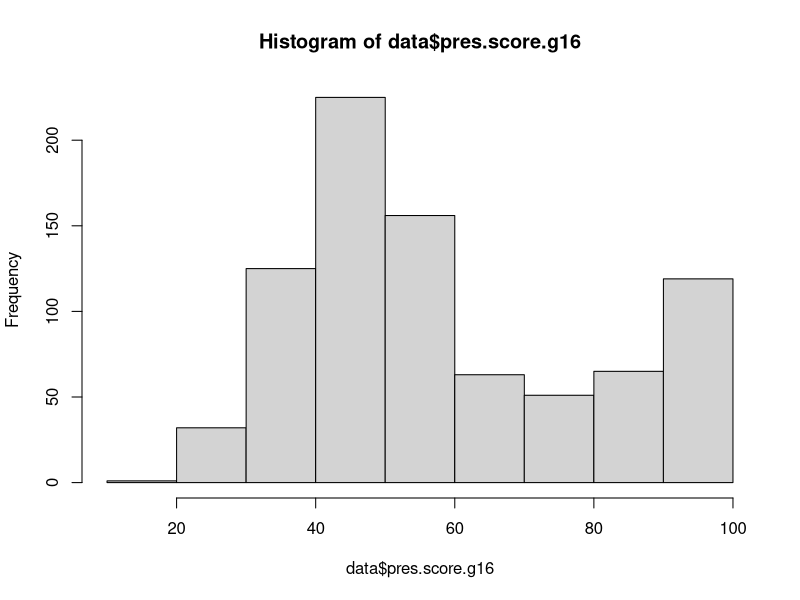
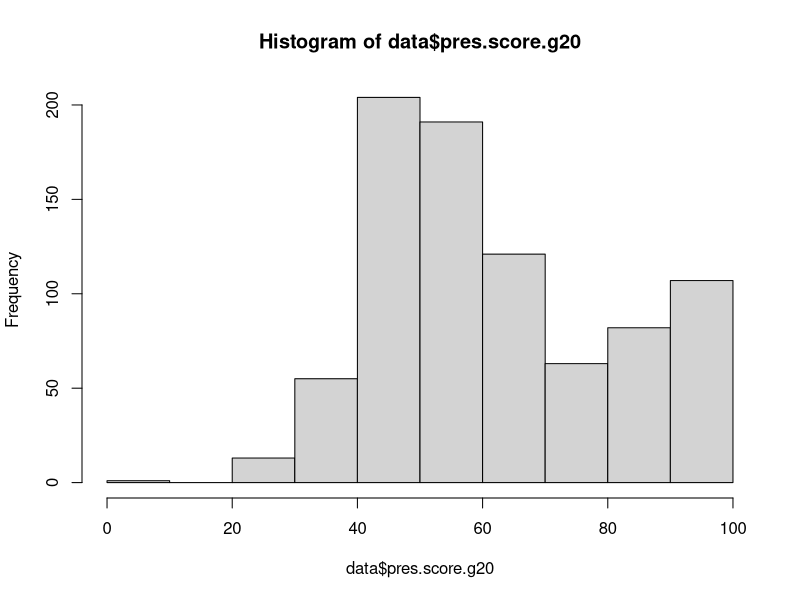
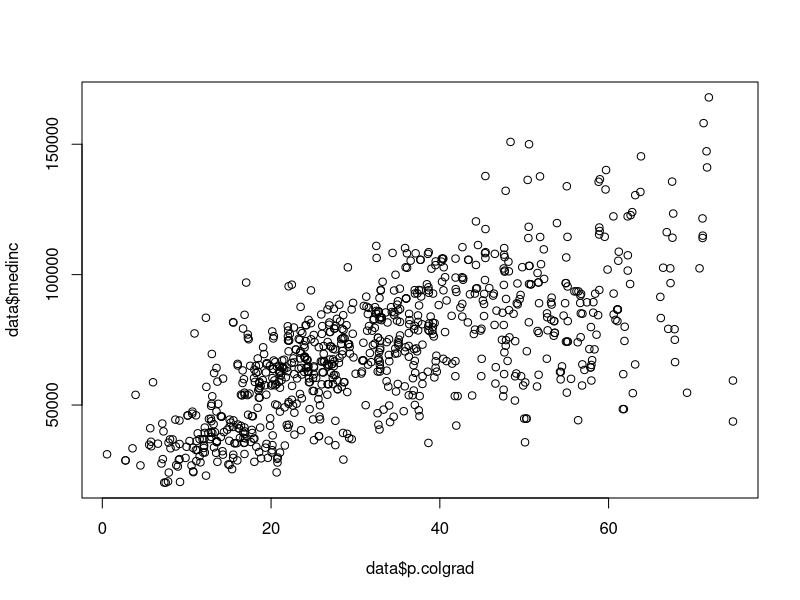
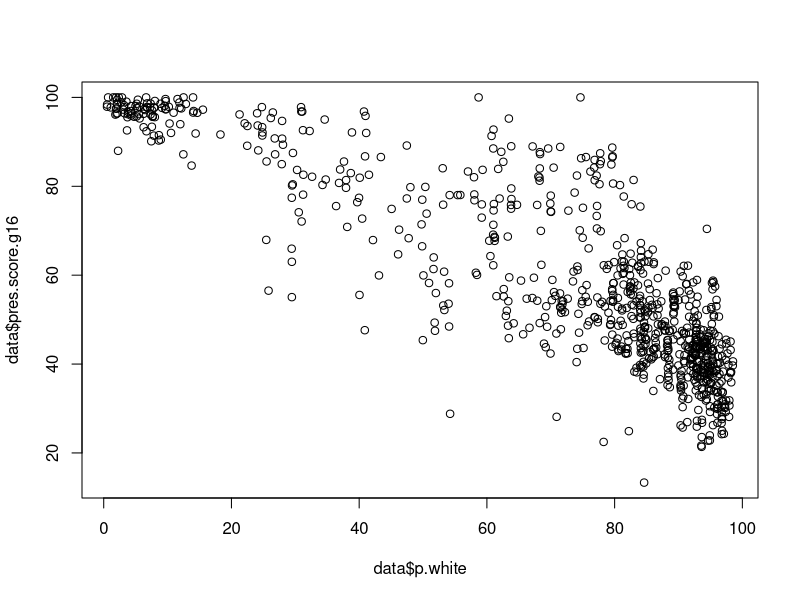
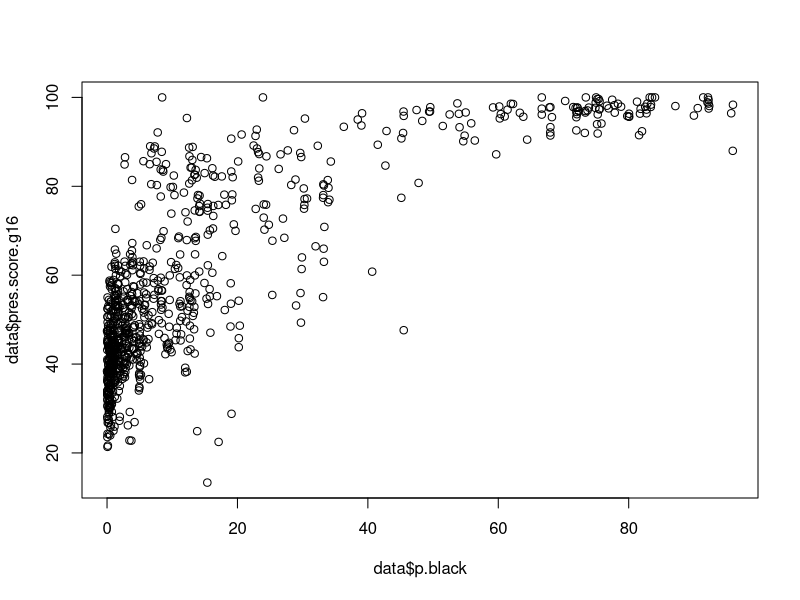
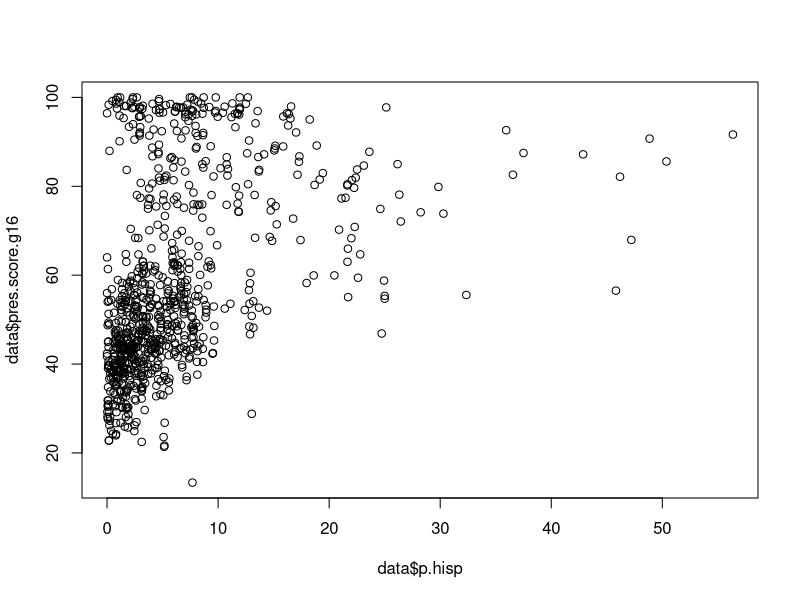
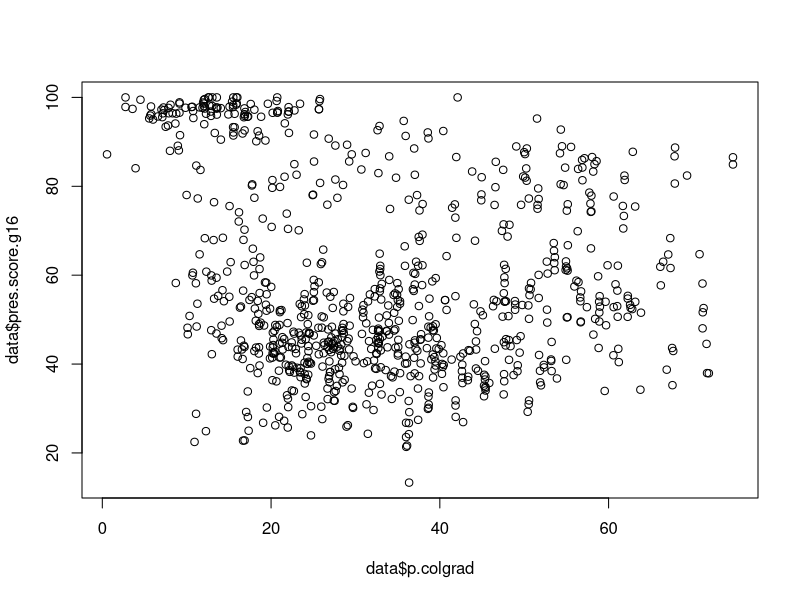
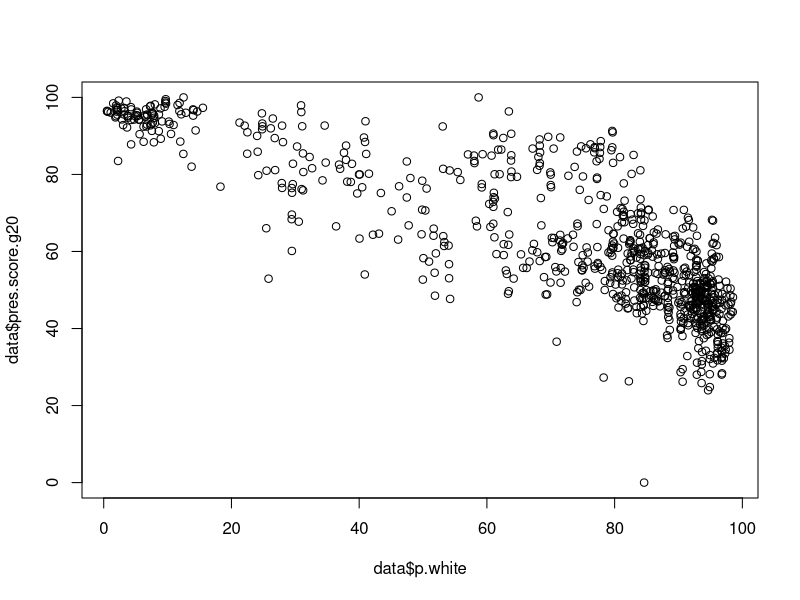

Source code (R) for these figures, in order:

### Introduction Things ###

# R Language website
# https://www.r-project.org/

# R Studio website
# https://posit.co/download/rstudio-desktop/

# Github
# https://github.com/krstout/R-Tutorial

# Walkthrough R Studio interface
# Console pane, environment pane, image pane, script, start new script

# Add ggplot example to end
# Where to get help for R


# "#" to comment in the code, R will not run lines with #

### Import Data ###

data <- read.csv("Erie_County_Election_Data.csv")
# Use full filepath to tell R where the data file is located
# For example: data <- read.csv("C:\\Users\\kevin\\Dropbox\\Data Projects\\R Tutorial\\Erie_County_Election_Data.csv")
# Need to add an extra "\" on Windows PC but not Macs
# "data" should appear in the "Environment" panel on the right
# Click on spreadsheet icon to bring up the data
# Click on arrow to show list of variables


### Overview of the data

summary(data)
# "summary" is a function called on the object data
# A function does some sort of action on an object

names(data)
# "names" gives a list of the variable names for the data


### Working with variables

table(data$town)
# "table" creates a table of specified variable "town"
# Use the "$" between name of the data and the variable

mean(data$total.pop)
# Get the average for total.pop

median(data$p.white)
# Median for percent white

min(data$p.colgrad)
# Minimum value in the data for percent college graduate

max(data$p.poverty)
# Maximum value in the data for percent in poverty

mean(data$pres.score.g16)
# Gives NA - which means there is missing data

summary(data$pres.score.g16)
# Summary shows 4 NA values in pres.score.g16

mean(data$pres.score.g16, na.rm = T)
# Use the argument "na.rm = T" to remove NA values

hist(data$pres.score.g16)
# Make a histogram of the pres.score.g16 variable

hist(data$pres.score.g20)
# Histogram for pres.score.g20 variable


### Creating New Objects and Variables

population.total <- sum(data$total.pop)
# "<-" is called "gets" and is used to create new objects

average.pres16 <- mean(data$pres.score.g16, na.rm = T)


# Create new variables

data$p.nonwhite <- 100 - data$p.white
# Create percent nonwhite variable 

summary(data$p.nonwhite)

data$p.graddeg <- (data$graddeg/data$edupop)*100
# Create percent with graduate degrees

summary(data$p.graddeg)

data$pres.shift <- data$pres.score.g20 - data$pres.score.g16
# Difference between 2020 and 2016 presidential vote share

summary(data$pres.shift)
# Click on spreadsheet and sort on shift to see which precinct was -50

summary(data$p.colgrad)
data$high.college <- ifelse(data$p.colgrad > 32.8, 1, 0)
# Use ifelse function to assign 1 to precincts where p.colgrad exceeds 32.8% and 0 to all others
table(data$high.college)

data$high.grad <- ifelse(data$p.graddeg > mean(data$p.graddeg), 1, 0)
# Use ifelse and mean(data$p.graddeg) to create new binary variable high.grad
table(data$high.grad)


# Create categorical variables

data$wealth[data$medinc >= 100000] <- "rich"
# New variable comes first
# Use square brackets and ">=" greater than or equal to sign to create category "rich"
# Note that rich is in quotes

data$wealth[data$medinc < 50000] <- "low"
# Square brackets and "<" less than sign

data$wealth[data$medinc >= 50000 & data$medinc < 100000] <- "middle"
# Middle income category uses two arguments separated by "&"

table(data$wealth)
table(data$wealth, data$high.college)


### Subset data

# Subset data - selecting only certain observations among the data

delaware <- data[data$town == "Buffalo Delaware",]
# Select only the observations from "Buffalo Delaware" in the "town" variable
# Note the comma before the closing square bracket
# Buff State is in precinct Del 21

mean(delaware$pres.score.g20)

highincome <- data[data$medinc > mean(data$medinc, na.rm = T),]
# Choose only the high income precincts

lowincome <- data[data$wealth == "low",]
highincome <- data[data$wealth == "rich",]
# Create low income and high income datasets

lowincome <- lowincome[!is.na(lowincome$precinct),]
highincome <- highincome[!is.na(highincome$precinct),]
# !is.na(lowincome$precinct) will remove observations where "precinct" is missing


### Correlations and Scatter Plots

cor(data$p.colgrad, data$medinc)
# Gives and error because data$medinc has missing values

?cor
# ? becore a command brings up the help page in the lower right panel

cor(data$p.colgrad, data$medinc, use = "complete.obs")
# Add the use = "complete.obs" argument to filter out NA and get answer

cor.test(data$p.colgrad, data$medinc)
# Read the output in the console to see the positive correlation is statistically significant

plot(data$p.colgrad, data$medinc)
# Get a simple scatter plot between p.colgrad on the x-axis and medinc on the y-axis

# Make some plots of variables and check out correlations
plot(data$p.white, data$pres.score.g16)
plot(data$p.black, data$pres.score.g16)
plot(data$p.hisp, data$pres.score.g16)
plot(data$p.colgrad, data$pres.score.g16)

plot(data$p.white, data$pres.score.g20)
plot(data$p.black, data$pres.score.g20)
plot(data$p.hisp, data$pres.score.g20)
plot(data$p.colgrad, data$pres.score.g20)

cor.test(data$p.hisp, data$pres.score.g16)
cor.test(data$p.hisp, data$pres.score.g20)
cor.test(data$p.colgrad, data$pres.score.g16)
cor.test(data$p.colgrad, data$pres.score.g20)

mean(lowincome$pres.score.g20, na.rm = T)
mean(highincome$pres.score.g20, na.rm = T)
# Find the means for pres.score.g20 for two different datasets

t.test(lowincome$pres.score.g20, highincome$pres.score.g20)
# Use a t.test to test if the difference between means is statistically significant


### Linear Regression Models

model1 <- lm(pres.score.g20 ~ pres.score.g16, data = data)
# lm is the command for linear model
# This is a bivariate model because one variable is regressed on one other variable
# Outcome variable (dependent variable) goes first
# Predictor variable (independent variable) follows the ~ (tilda)
# Remember to include the data = 

summary(model1)
# Use summary to see the model output
# pres.score.g16 has a coefficient of 0.86 and the p-value is <2e-16
# Adjusted r-squared is 0.9584

model2 <- lm(pres.score.g20 ~ p.nonwhite + p.colgrad + p.poverty, data = data)
# This is a multivariate model because there are 3 independent variables predicting pres.score.g20
# Use + to separate independent variables

summary(model2)
# All independent variables are statistically significant

model3 <- lm(pres.score.g20 ~ pres.score.g16 + gov.score.g18 + p.nonwhite + p.colgrad + p.owner + log(medinc), data = data)
# Note the use of log(medinc) to log median income

summary(model3)
# Not all independent variables are significant

nobs(model3)
# Get the number of observations for the model

### Make Nice Graphics with ggplot2

install.packages("ggplot2")
# Can install addons to R called packages
# Most will install from CRAN easily

library(ggplot2)
# Need to use library to tell R that you're loading a package
# Only need to install package once, but need to use library each time package is used in a script

scatterplot <- ggplot(data, aes(x = p.black, y = pres.score.g16)) +
  geom_point()
scatterplot
# Simple scatter plot
# Note the use of the "+" at the end of the line

scatterplot <- ggplot(data, aes(x = p.black, y = pres.score.g16)) + # adds data to x and y
  geom_point() +  # adds points to plot
  scale_x_continuous(labels = function(x) paste0(x, "%")) + # adds "%" to tick marks on axis
  scale_y_continuous(labels = function(x) paste0(x, "%")) +
  labs(title = "Relationship Between % Black and % Democratic Presidential Vote",  # Change titles, axis labels
       x = "% Black", y = "Democratic Pres Vote") +
  theme_bw() + # this portion tweaks the looks of the grid lines
  theme(plot.title = element_text(hjust = 0.5), 
        panel.grid.major = element_blank(), panel.grid.minor = element_blank(),
        panel.background = element_blank(), panel.border = element_blank())
scatterplot
# This plot has many more changes to make it look better
# Can use the "Export" button in the plot pane to save the plot


### Resources for help with R

# Google your problem: copy and paste error message or ask how to do something "in r"
# StackOverflow for help with errors and questions
# Quick-R: https://www.statmethods.net/r-tutorial/index.html
# Cookbook for R: http://www.cookbook-r.com/
# R for Data Science (bit more advanced because they use tidyverse)